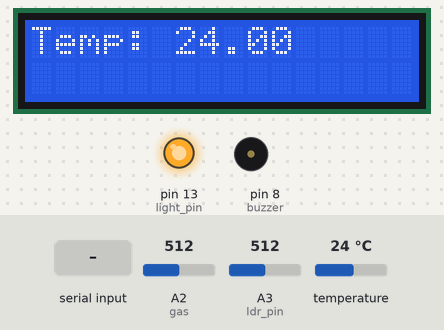
This sketch was run on a simulated Arduino Mega 2560, built with avr-gcc and run on an emulated ATmega2560. Parts: 16×2 character LCD, output pins drawn as LEDs (lit = HIGH), buzzer (waves = sounding, pin HIGH). The inputs (shaded band) are chosen by the test bench; at power-on: temperature 24 °C, A3 (ldr_pin) = 512, A2 (gas) = 512. The modem accepts every AT command (registered, SIM ready, sends succeed) and sends nothing else; what the sketch prints to the serial monitor is not drawn.

Above: at 2.4 s.
2.5 s: "t,1\n" received over Serial
At 10.8 s:
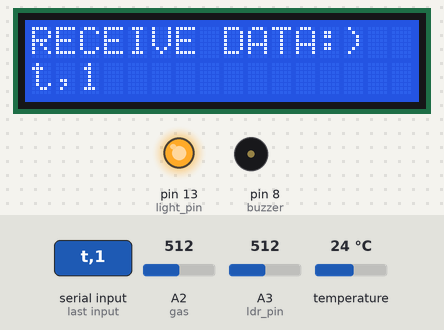
25.3 s: "u,1\n" received over Serial
At 37.4 s:
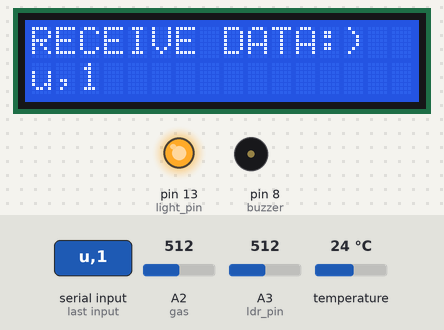
39.3 s: temperature set to 12 °C
At 51.8 s:
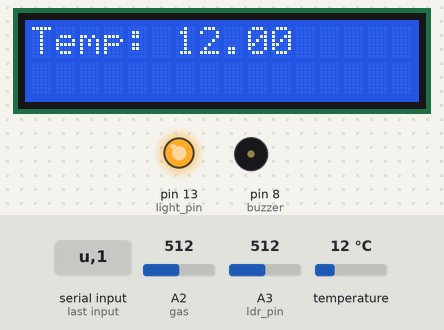
53.3 s: "v,150\n" received over Serial
At 60.7 s:
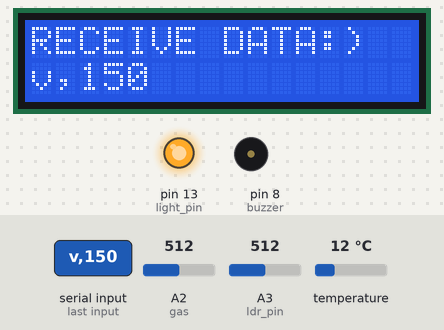
63.5 s: A3 (ldr_pin) set to 306
At 78.0 s:
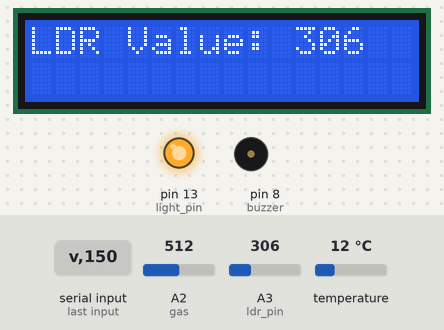
Timing chart, 0 to 78.5 s (numbered marks = the images above; inputs shaded):
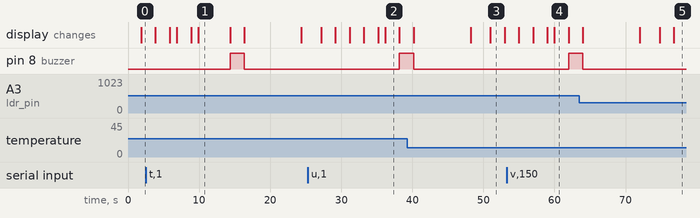

The sketch:

sketch_feb18a.ino
```cpp
#include <LiquidCrystal.h>
#include <OneWire.h>
#include <DallasTemperature.h>
float a, b, c, d, e, f, g;
#define rs 53
#define en 51
#define d4 49
#define d5 47
#define d6 45
#define d7 43
LiquidCrystal lcd(rs, en, d4, d5, d6, d7);
String receivedData = "";
int pH;
int W;
int L;
int T;
//SoftwareSerial gsm(11, 12);
int ldr_pin = A3;  // Assuming you're using an analog pin for the LDR
int light_pin = 13;
const int dallasTempPin = 3;
int gas = A2;
int buzzer = 8;
String pHval;
String msg;
String uno;
OneWire oneWire(dallasTempPin);
DallasTemperature tempSensor(&oneWire);
float tempC;
DeviceAddress insideThermometer;

void setup() {
  lcd.begin(16, 2);
  Serial.begin(9600);
  Serial1.begin(9600);
  Serial2.begin(9600);
  tempSensor.begin();
  //gsm.begin(9600);

  pinMode(ldr_pin, INPUT);
  pinMode(gas, INPUT);
  pinMode(buzzer, OUTPUT);
  pinMode(light_pin, OUTPUT);

  digitalWrite(light_pin, HIGH);
  digitalWrite(buzzer, LOW);

  lcd.clear();
  lcd.setCursor(0, 0);
  lcd.print("Enhancing milk ");
  lcd.setCursor(0, 1);
  lcd.print("Quality");
  delay(1000);
}

void loop() {
  String data1 = "";

  if (Serial.available() > 0)  //If data is available on serial port
  {
    lcd.clear();
    lcd.print("Waiting for ML data");
    data1 = Serial.readString();  //Print character received on to the serial monitor
    // Check if the character 'a' is present in the received data and it's not a single 'a'
    if (data1.indexOf('t') != -1 && data1.length() > 1) {
      //            Serial.println(data1);
      lcd.clear();
      lcd.setCursor(0, 0);
      lcd.print("RECEIVE DATA:)");
      lcd.setCursor(0, 1);
      lcd.print(data1);
      delay(2000);
      int indexA = data1.indexOf("t") + 1;
      int indexB = data1.indexOf("u") + 1;
      int indexC = data1.indexOf("v") + 1;
      int indexD = data1.indexOf("w") + 1;
      int indexE = data1.indexOf("x") + 1;
      int indexF = data1.indexOf("y") + 1;
      int indexG = data1.indexOf("z") + 1;
      delay(500);
      String valueA = data1.substring(indexA, indexB - 1);
      String valueB = data1.substring(indexB, indexC - 1);
      String valueC = data1.substring(indexC, indexD - 1);
      String valueD = data1.substring(indexD, indexE - 1);
      String valueE = data1.substring(indexE, indexF - 1);
      String valueF = data1.substring(indexF, indexG - 1);
      String valueG = data1.substring(indexG);
      a = valueA.toInt();
      b = valueB.toInt();
      c = valueC.toInt();
      d = valueD.toInt();
      e = valueE.toInt();
      f = valueF.toInt();
      g = valueG.toInt();
    }

    lcd.clear();
    lcd.setCursor(0, 0);
    lcd.print("RECEIVE DATA:)");
    lcd.setCursor(0, 1);
    lcd.print(data1);
    delay(2000);
    if (a == 0) {
      lcd.clear();
      lcd.setCursor(0, 0);
      lcd.print(" spoiled milk");
      digitalWrite(buzzer, HIGH);
      delay(2000);
      digitalWrite(buzzer, LOW);
      msg = "spoiled milk detected";
      SendMessage();
      delay(1000);
    } else if (b == 0) {
      lcd.clear();
      lcd.setCursor(0, 0);
      lcd.print("low density milk");
lcd.setCursor(0, 1);
      lcd.print("spoiled milk");
      digitalWrite(buzzer, HIGH);
      delay(2000);
      digitalWrite(buzzer, LOW);
      msg = "low density milk";
      SendMessage();
      delay(1000);
    } else if (c == 0) {
      lcd.clear();
      lcd.setCursor(0, 0);
      lcd.print("high temp");
      lcd.setCursor(0, 1);
      lcd.print("spoiled milk");
      digitalWrite(buzzer, HIGH);
      delay(2000);
      digitalWrite(buzzer, LOW);
      msg = "high temperature";
      SendMessage();
      delay(1000);
    } else if (d == 0) {
      lcd.clear();
      lcd.setCursor(0, 0);
      lcd.print("abnormal ph");
       lcd.setCursor(0, 1);
      lcd.print("spoiled milk");
      digitalWrite(buzzer, HIGH);
      delay(2000);
      digitalWrite(buzzer, LOW);
      msg = "abnormal ph!";
      SendMessage();
      delay(1000);
    }
    else{
      lcd.clear();
      lcd.setCursor(0, 0);
      lcd.print("fresh milk");
      delay(2000);
      msg = "fresh milk";
      SendMessage();
      delay(1000);
    }
  }
  // Temperature Reading
  tempSensor.requestTemperatures();
  tempC = tempSensor.getTempCByIndex(0);

  lcd.clear();
  lcd.setCursor(0, 0);
  lcd.print("Temp: ");
  lcd.print(tempC);
  delay(2000);

  // LDR value reading (Fat/Thickness Calculation)
  int ldrValue = analogRead(ldr_pin);                  // Read analog value from LDR pin
  //int fatPercentage = map(ldrValue, 0, 1023, 0, 100);  // Map LDR value to fat percentage

  lcd.clear();
  lcd.setCursor(0, 0);
  lcd.print("LDR Value: ");
  lcd.print(ldrValue);

  // lcd.setCursor(0, 1);
  // lcd.print("Fat %: ");
  // lcd.print(fatPercentage);  // Display the mapped value (fat percentage)
   delay(2000);

  // Gas value reading (spoiled milk detection)
  int gasValue = analogRead(gas);
  lcd.clear();
  lcd.setCursor(0, 0);
  lcd.print("Gas Value: ");
  lcd.print(gasValue);
  delay(1000);

  if (Serial2.available()) {
    // Read the incoming data
    receivedData = Serial2.readString();
    // Process the data once a full string is received
    parseData(receivedData);
    // Clear the buffer for the next data
    receivedData = "";
    // Serial.print("pH: ");
    // Serial.print(pH);
  }
  lcd.clear();
  lcd.setCursor(0, 0);
  lcd.print("pH: ");
  lcd.print(pH);
  delay(1000);


  // pH value reading (Milk pH level)
  if (pH < 15) {

    String uno = "a" + String(gasValue) + "b" + String(ldrValue) + "c" + String(tempC) + "d" + String(pH) + "e";
    Serial.println(uno);
    delay(1000);
  }
}

void SendMessage() {
  lcd.clear();
  lcd.setCursor(0, 0);
  lcd.print("Message sending........");
  Serial1.println("Setting the GSM in text mode");
  Serial1.println("AT+CMGF=1\r");
  delay(2000);
  Serial1.println("Sending SMS to the desired phone number!");
  Serial1.println("AT+CMGS=\"+917032534707\"\r");
  // Replace x with mobile number
  delay(2000);
  Serial1.println(msg);  // SMS Text
  delay(2000);
  Serial1.write(26);  // ASCII code of CTRL+Z
  delay(2000);
  lcd.clear();
  lcd.setCursor(0, 0);
  lcd.print("Message sent.......");
  delay(1000);
}
void parseData(String data) {
  // Example incoming data: "PH:37.76, W: 0, L: 128, T:  98"

  // Find the positions of the delimiters
  int pHIndex = data.indexOf("PH:");
  int WIndex = data.indexOf("W:");
  int LIndex = data.indexOf("L:");
  int TIndex = data.indexOf("T:");

  // Extract and convert each value
  pH = data.substring(pHIndex + 3, data.indexOf(",", pHIndex)).toFloat();
  W = data.substring(WIndex + 2, data.indexOf(",", WIndex)).toInt();
  L = data.substring(LIndex + 2, data.indexOf(",", LIndex)).toInt();
  T = data.substring(TIndex + 2).toInt();  // Since T is the last value, no comma is needed

  // Print the values to verify
  // Serial.print("pH: ");
  // Serial.print(pH);
  // Serial.print(" W: ");
  // Serial.print(W);
  // Serial.print(" L: ");
  // Serial.print(L);
  // Serial.print(" T: ");
  // Serial.print(T);
}
```

Measured:
- after the input at 2.5 s, pin 8 (buzzer): LOW → HIGH after 11.9 s, → LOW 2.0 s later; the display: first differs from a run without the input after 6.4 s (image 1 shows a later state)
- after the input at 25.3 s, pin 8 (buzzer): LOW → HIGH after 12.9 s; the display: first differs from a run without the input after 9.9 s (image 2 shows a later state)
- after the input at 53.3 s, pin 8 (buzzer): LOW → HIGH after 8.7 s; the display: first differs from a run without the input after 5.7 s (image 4 shows a later state)
- what the display in image 1 shows lasts 4.5 s, from 9.9 s to 14.4 s
- what the display in image 2 shows lasts 2.0 s, from 36.2 s to 38.2 s
